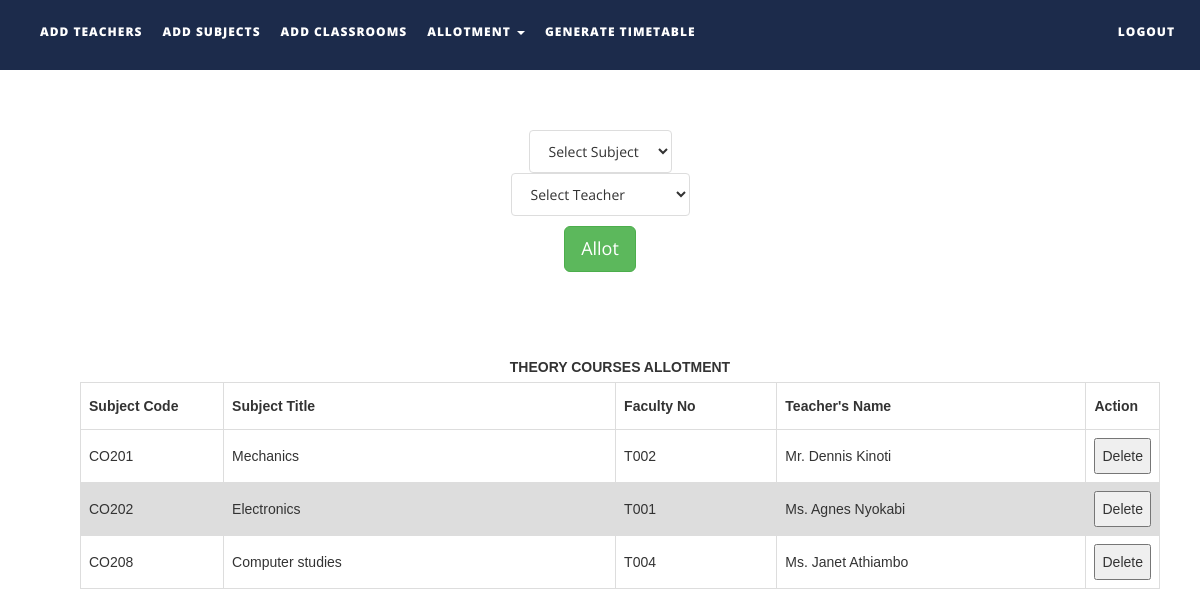
/files/allotsubjects.php, run on the app's committed database.
### tables this page shows
CREATE TABLE `subjects` (
  `subject_code` varchar(10) NOT NULL,
  `subject_name` varchar(50) NOT NULL,
  `course_type` varchar(15) NOT NULL,
  `semester` int(1) NOT NULL,
  `department` varchar(50) NOT NULL,
  `isAlloted` int(1) NOT NULL,
  `allotedto` text NOT NULL,
  `allotedto2` text NOT NULL,
  `allotedto3` text NOT NULL
);

CREATE TABLE `teachers` (
  `faculty_number` varchar(10) NOT NULL,
  `name` text NOT NULL,
  `designation` varchar(30) NOT NULL,
  `contact_number` varchar(15) NOT NULL,
  `emailid` varchar(50) NOT NULL
);

### files/allotsubjects.php (the view, shortened to what this page needs)
<!DOCTYPE html>
<html xmlns="http://www.w3.org/1999/xhtml">
<head>
    <link href="assets/css/bootstrap.css" rel="stylesheet"/>
    <link href="assets/css/font-awesome.min.css" rel="stylesheet"/>
    <link href="assets/css/flexslider.css" rel="stylesheet"/>
    <link href="assets/css/style.css" rel="stylesheet"/>
</head>
<body>
<div class="navbar navbar-inverse navbar-fixed-top " id="menu">
    <div class="container">
        <div class="navbar-collapse collapse move-me">
            <ul class="nav navbar-nav navbar-left">
                <li><a href="addteachers.php">ADD TEACHERS</a></li>
                <li><a href="addsubjects.php">ADD SUBJECTS</a></li>
                <li><a href="addclassrooms.php">ADD CLASSROOMS</a></li>
                <li class="dropdown"><a class="dropdown-toggle" data-toggle="dropdown" aria-expanded="false">ALLOTMENT
                        <span class="caret"></span></a>
                </li>
                <li><a href="generatetimetable.php">GENERATE TIMETABLE</a></li>
            </ul>
            <ul class="nav navbar-nav navbar-right">
                <li><a href="index.php">LOGOUT</a></li>
            </ul>
        </div>
    </div>
</div>
<br>
<div align="center">
    <form action="allotmentFormvalidation.php" method="post" style="margin-top: 100px">
        <div style="margin-top: 5px">
            <select name="tobealloted" class="list-group-item">
                <?php
                $q = mysqli_query(mysqli_connect("localhost", "root", "", "ttms"),
                    "SELECT * FROM subjects");
                $row_count = mysqli_num_rows($q);
                if ($row_count) {
                    $mystring = '
         <option selected disabled>Select Subject</option>';
                    while ($row = mysqli_fetch_assoc($q)) {
                        if ($row['isAlloted'] == 1 || $row['course_type'] == "LAB")
                            continue;
                        $mystring .= '<option value="' . $row['subject_code'] . '">' . $row['subject_name'] . '</option>';
                    }
                    echo $mystring;
                }
                ?>
            </select>
        </div>
        <div>
            <select name="toalloted" class="list-group-item">
                <?php
                $q = mysqli_query(mysqli_connect("localhost", "root", "", "ttms"),
                    "SELECT * FROM teachers ");
                $row_count = mysqli_num_rows($q);
                if ($row_count) {
                    $mystring = '
         <option selected disabled>Select Teacher</option>';
                    while ($row = mysqli_fetch_assoc($q)) {
                        $mystring .= '<option value="' . $row['faculty_number'] . '">' . $row['name'] . '</option>';
                    }
                    echo $mystring;
                }
                ?>
            </select>
        </div>
        <div style="margin-top: 10px">
            <button type="submit" class="btn btn-success btn-lg">Allot</button>
        </div>
    </form>
</div>
<table id=allotedsubjectstable>
    <caption><strong>THEORY COURSES ALLOTMENT</strong></caption>
    <tr>
        <th width="150">Subject Code</th>
        <th width=420>Subject Title</th>
        <th width="170">Faculty No</th>
        <th width="330">Teacher's Name</th>
        <th width="40">Action</th>
    </tr>
    <tbody>
    <?php
    $q = mysqli_query(mysqli_connect("localhost", "root", "", "ttms"),
        "SELECT * FROM subjects ");
    while ($row = mysqli_fetch_assoc($q)) {
        if ($row['isAlloted'] == 0 || $row['course_type'] == 'LAB')
            continue;
        $teacher_id = $row['allotedto'];
        $t = mysqli_query(mysqli_connect("localhost", "root", "", "ttms"),
            "SELECT name FROM teachers WHERE faculty_number = '$teacher_id'");
        $trow = mysqli_fetch_assoc($t);
        echo "<tr><td>{$row['subject_code']}</td>
                    <td>{$row['subject_name']}</td>
                    <td>{$row['allotedto']}</td>
                    <td>{$trow['name']}</td>
                   <td>
                    <button>Delete</button></td>
                    </tr>\n";
    }
    ?>
    </tbody>
</table>
</body>
</html>

### files/assets/css/style.css (style rules this page uses)
#menu { background-color: rgba(28, 43, 75, 1); color: #fff; font-size: 12px; font-weight: 900; letter-spacing: 1px; min-height: 70px; }
.navbar-inverse { border-color: transparent; }
.navbar-inverse .navbar-nav > li > a, .navbar-inverse .navbar-nav > li > a:hover { color: #FFF; padding: 22px 10px; }

### files/allotsubjects.php (style rules this page uses)
table { margin-top: 80px; margin-bottom: 50px; font-family: arial, sans-serif; border-collapse: collapse; margin-left: 80px; width: 90%; }
td, th { border: 1px solid #dddddd; text-align: left; padding: 8px; }
tr:nth-child(even) { background-color: #dddddd; }

### data on the page
subjects: subject_code "CO201", subject_name "Mechanics", allotedto "T002", teachers.name "Mr. Dennis Kinoti"
subjects: subject_code "CO202", subject_name "Electronics", allotedto "T001", teachers.name "Ms. Agnes Nyokabi"
subjects: subject_code "CO208", subject_name "Computer studies", allotedto "T004", teachers.name "Ms. Janet Athiambo"
